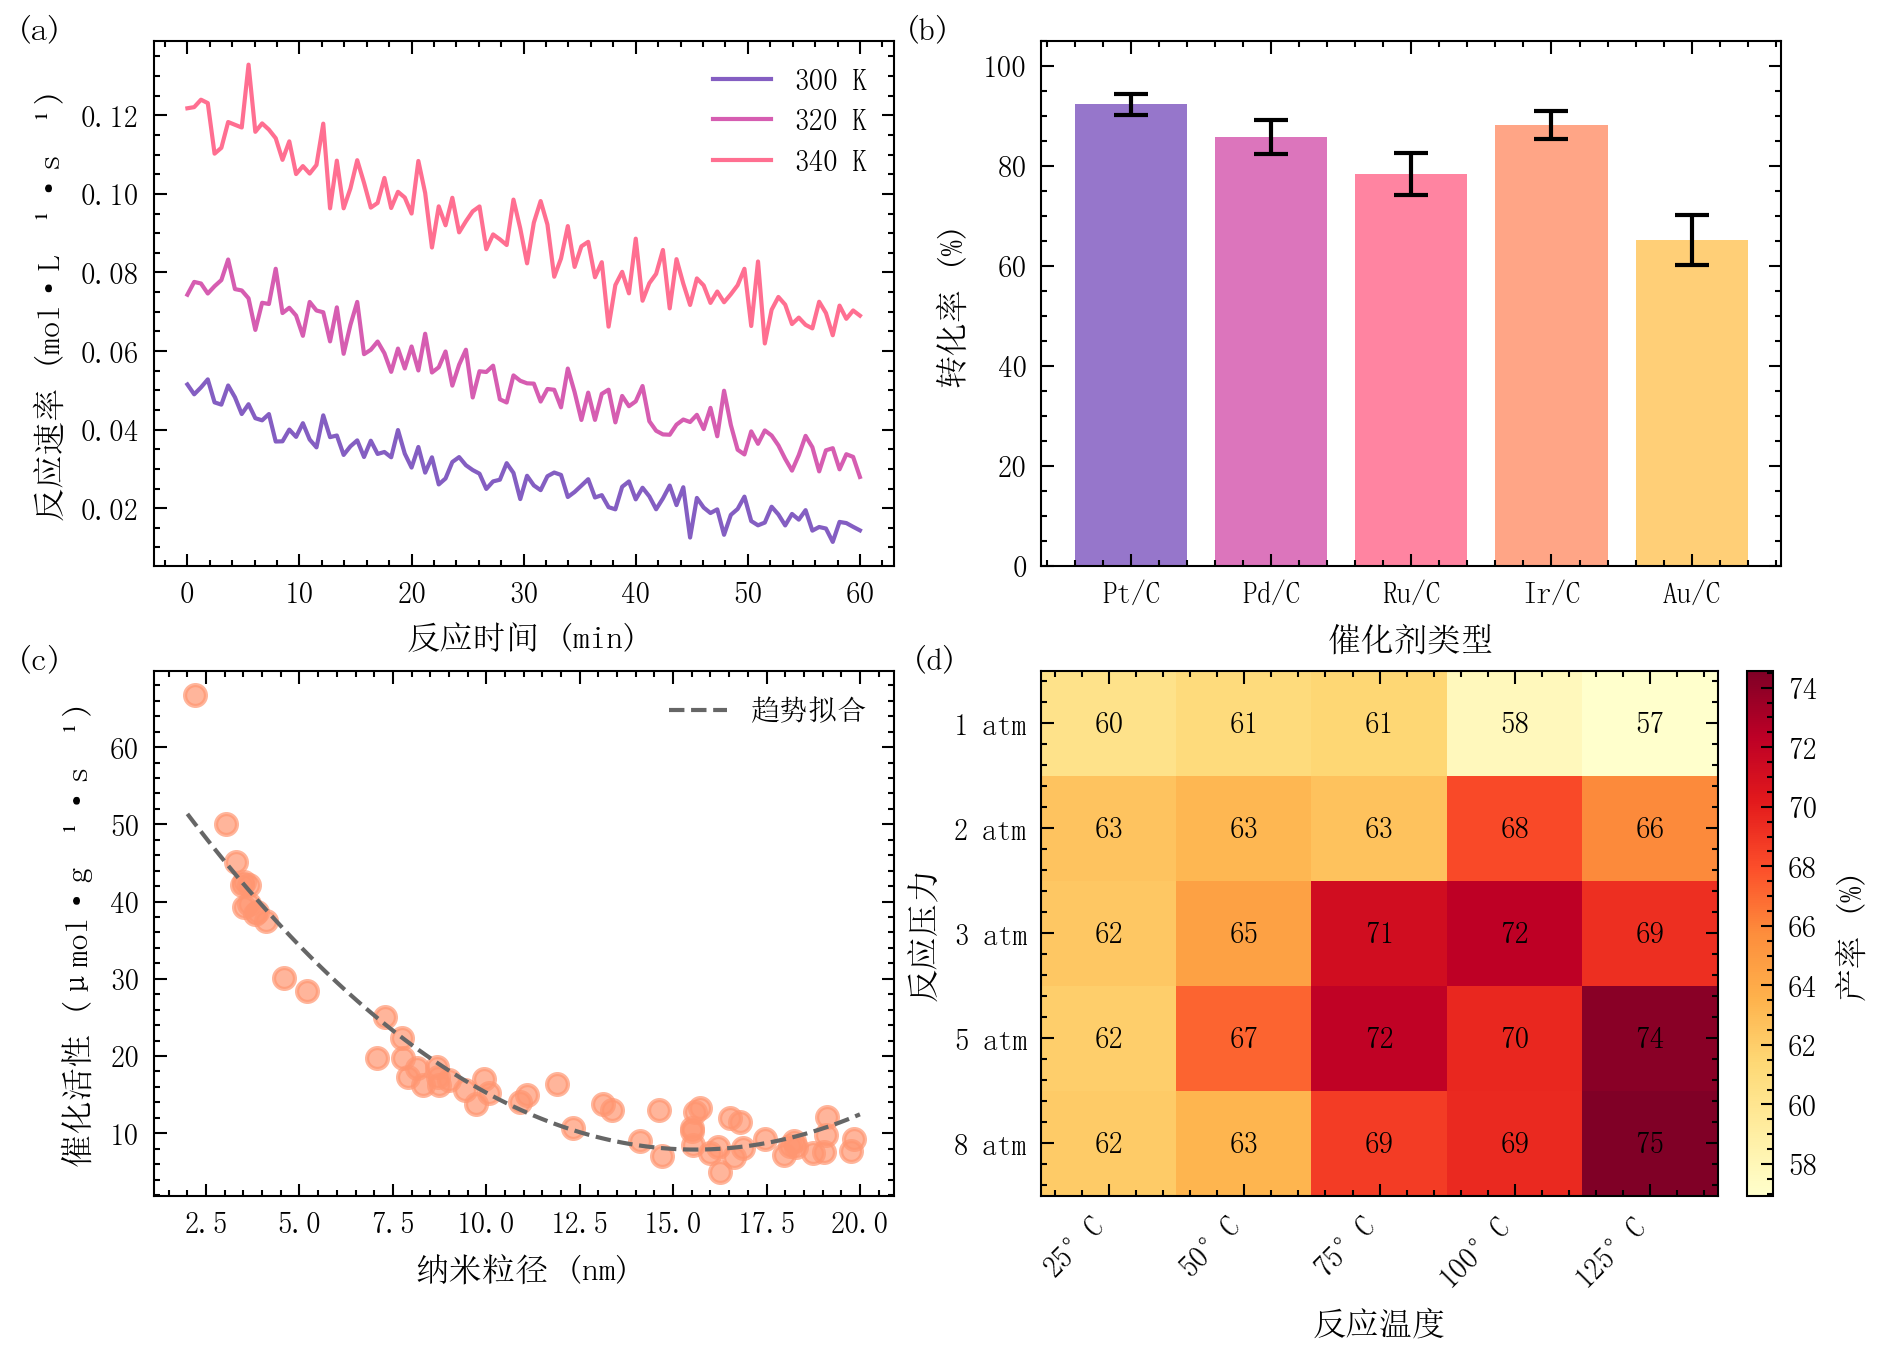

This figure's Python source:
"""
12_multi_panel.py — 多面板组合图

展示 SciPlot 的 paper_subplots() + add_panel_labels() 功能：
创建 2×2 子图布局，分别绘制折线图、柱状图、散点图、热力图，
并添加 (a)(b)(c)(d) 面板标签。
使用 pastel 配色，Nature 默认样式，中文标签。
"""

import numpy as np
import sciplot as sp
import matplotlib.pyplot as plt

# 可复现随机种子
np.random.seed(42)

# ── 创建 2×2 子图布局 ────────────────────────────────────────
fig, axes = sp.paper_subplots(2, 2, venue="nature")

# ═══════════════════════════════════════════════════════════════
# (a) 折线图：不同温度下的反应速率
# ═══════════════════════════════════════════════════════════════
ax = axes[0, 0]
time = np.linspace(0, 60, 100)  # 反应时间 (min)

# 阿伦尼乌斯模型：k = A * exp(-Ea/RT)
k_300 = 0.05 * np.exp(-0.02 * time) + np.random.normal(0, 0.003, len(time))
k_320 = 0.08 * np.exp(-0.015 * time) + np.random.normal(0, 0.004, len(time))
k_340 = 0.12 * np.exp(-0.010 * time) + np.random.normal(0, 0.005, len(time))

colors = [c["color"] for c in plt.rcParams["axes.prop_cycle"]]
ax.plot(time, k_300, label="300 K", color=colors[0])
ax.plot(time, k_320, label="320 K", color=colors[1])
ax.plot(time, k_340, label="340 K", color=colors[2])
ax.set_xlabel("反应时间 (min)")
ax.set_ylabel("反应速率 (mol·L⁻¹·s⁻¹)")
ax.legend()
ax.tick_params(direction="in")

# ═══════════════════════════════════════════════════════════════
# (b) 柱状图：不同催化剂的转化率
# ═══════════════════════════════════════════════════════════════
ax = axes[0, 1]
catalysts = ["Pt/C", "Pd/C", "Ru/C", "Ir/C", "Au/C"]
conversion = np.array([92.3, 85.7, 78.4, 88.1, 65.2])
errors = np.array([2.1, 3.4, 4.2, 2.8, 5.0])

bar_colors = [colors[i % len(colors)] for i in range(len(catalysts))]
bars = ax.bar(catalysts, conversion, yerr=errors, capsize=4,
              color=bar_colors, alpha=0.85, error_kw={"linewidth": 1})
ax.set_xlabel("催化剂类型")
ax.set_ylabel("转化率 (%)")
ax.set_ylim(0, 105)
ax.tick_params(direction="in")

# ═══════════════════════════════════════════════════════════════
# (c) 散点图：粒径 vs 催化活性
# ═══════════════════════════════════════════════════════════════
ax = axes[1, 0]
n_particles = 60
particle_size = np.random.uniform(2, 20, n_particles)  # nm
# 活性随粒径增大而降低（反比关系 + 噪声）
activity = 150 / particle_size + np.random.normal(0, 2, n_particles)

ax.scatter(particle_size, activity, s=25, alpha=0.7, color=colors[3])
# 拟合趋势线
z = np.polyfit(particle_size, activity, 2)
p = np.poly1d(z)
x_fit = np.linspace(2, 20, 100)
ax.plot(x_fit, p(x_fit), "--", color="#666666", linewidth=1, label="趋势拟合")
ax.set_xlabel("纳米粒径 (nm)")
ax.set_ylabel("催化活性 (μmol·g⁻¹·s⁻¹)")
ax.legend()
ax.tick_params(direction="in")

# ═══════════════════════════════════════════════════════════════
# (d) 热力图：实验条件参数扫描
# ═══════════════════════════════════════════════════════════════
ax = axes[1, 1]
temperatures = ["25°C", "50°C", "75°C", "100°C", "125°C"]
pressures = ["1 atm", "2 atm", "3 atm", "5 atm", "8 atm"]

# 模拟产率矩阵（温度↑压力↑→产率↑，但有最优区间）
T = np.arange(5)
P = np.arange(5)
T_grid, P_grid = np.meshgrid(T, P)
yield_data = 60 + 25 * (1 - np.exp(-0.5 * T_grid)) * (1 - np.exp(-0.3 * P_grid)) \
             + np.random.normal(0, 2, (5, 5))
yield_data = np.clip(yield_data, 40, 100)

im = ax.imshow(yield_data, cmap="YlOrRd", aspect="auto")
fig.colorbar(im, ax=ax, label="产率 (%)", fraction=0.046, pad=0.04)
ax.set_xticks(np.arange(len(temperatures)))
ax.set_xticklabels(temperatures, rotation=45, ha="right")
ax.set_yticks(np.arange(len(pressures)))
ax.set_yticklabels(pressures)
ax.set_xlabel("反应温度")
ax.set_ylabel("反应压力")

# 标注数值
for i in range(yield_data.shape[0]):
    for j in range(yield_data.shape[1]):
        ax.text(j, i, f"{yield_data[i, j]:.0f}",
                ha="center", va="center", fontsize=7,
                color="white" if yield_data[i, j] > 75 else "black")

# ── 添加面板标签 ──────────────────────────────────────────────
sp.add_panel_labels(axes)

# ── 保存 ──────────────────────────────────────────────────────
sp.save(fig, "showcase/12_multi_panel", formats=("png",), dpi=300)
